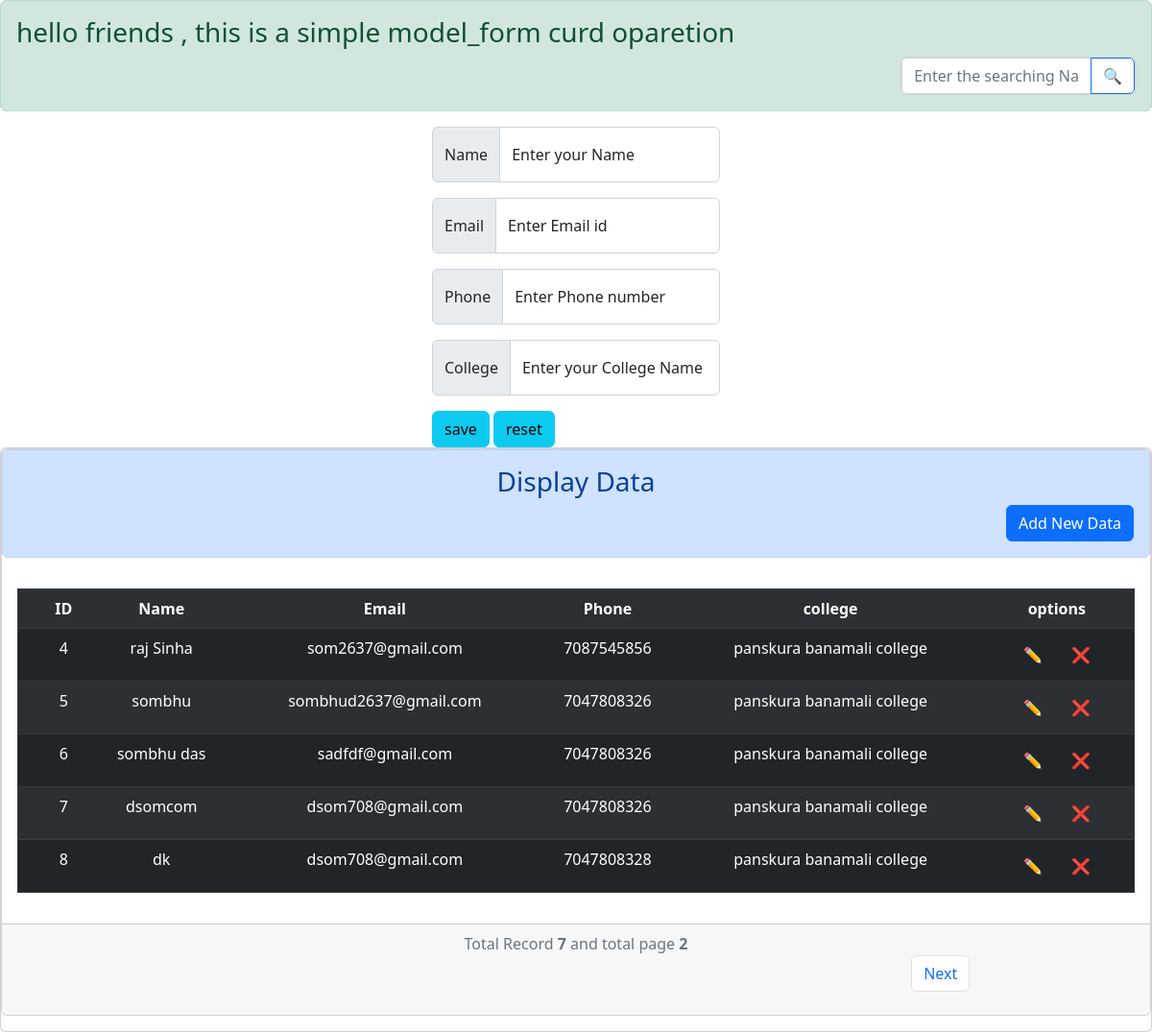
The page / on the database its author committed.
### p1/models.py (models this page shows)
class curd(models.Model):
	name=models.CharField(max_length=70)
	email=models.EmailField(max_length=80)
	phone=models.IntegerField()
	college=models.CharField(max_length=200)

### p1/views.py (the view)
# urls.py: path('' , views.show , name='show'),
def show(request):
	display=curd.objects.all() #return all record in database
	form=pr2() #return form
	logic=Paginator(display,5) #set logic
	s=logic.count
	p=logic.num_pages
	page_number=request.GET.get('page') #put data in page variable using GET method
	pagination=logic.get_page(page_number) #show page as your wish .
	return render(request , "index.html" , {  'form':form , 'data':pagination , 's': s ,'p':p })

### p1/forms.py
class pr2(forms.ModelForm):
	class Meta:
		model=curd
		fields= ("name" , "email", "phone", "college")
		widgets={
		  'name':forms.TextInput(attrs={'class':'form-control' , 'id':'floatingInputGroup1' ,'placeholder':'Name'}),
		  'email':forms.EmailInput(attrs={'class':'form-control' ,'id':'floatingInputGroup1' ,'placeholder':'Email'}),
		  'phone':forms.NumberInput( attrs={'class':'form-control' ,'id':'floatingInputGroup1' ,'placeholder':'Phone'}),
		  'college':forms.TextInput(attrs={'class':'form-control','id':'floatingInputGroup1' ,'placeholder':'college'}),
		}

### p1/templates/index.html (shortened to what this page needs)
<!doctype html>
<html lang="en">
  <head>
    <link href="https://cdn.jsdelivr.net/npm/bootstrap@5.2.3/dist/css/bootstrap.min.css" rel="stylesheet">
  </head>
  <body>
    <div class="curd">
     <div class="alert alert-success" role="alert">
   <h3>hello friends , this is a simple model_form curd oparetion</h3>
  <form  style="margin-left: 79%; " class="card text-center" method="POST" action="{% url 'search' %}">
    <div class="input-group">
  <input type="text"  class="form-control" placeholder="Enter the searching Name"  aria-describedby="button-addon2" name="search">
  <button class="btn btn-outline-primary" type="submit" id="button-addon2">🔍</button></div>
</form>
  </div>
    <form method="POST" action="{% url 'add'%}" class="col-sm-3 mx-auto" >
     <div class="input-group mb-3" aria-label="Small button group">
  <span class="input-group-text">Name</span>
  <div class="form-floating">
    {{form.name}}
    <label for="floatingInputGroup1">Enter your Name</label>
  </div>
</div>
<div class="input-group mb-3">
  <span class="input-group-text">Email</span>
  <div class="form-floating">
    {{form.email}}
    <label for="floatingInputGroup1">Enter Email id</label>
  </div>
</div>
<div class="input-group mb-3">
  <span class="input-group-text">Phone</span>
  <div class="form-floating">
   {{form.phone}}
    <label for="floatingInputGroup1">Enter Phone number</label>
  </div>
</div>
<div class="input-group mb-3">
  <span class="input-group-text">College</span>
  <div class="form-floating">
    {{form.college}}
    <label for="floatingInputGroup1"> Enter your College Name</label>
  </div>
</div>
    <button type="submit" class="btn btn-info" onclick="">save</button>
      <button type="reset" class="btn btn-info" >reset</button>
    </form>
  </div>
<div class="card">
    <div class="card text-center">
  <div  class="alert alert-primary" role="alert">
   <h3> Display Data</h3>
<div  class="text-end">
 <button  class="btn btn-primary" type="button" data-bs-toggle="offcanvas" data-bs-target="#offcanvasTop" aria-controls="offcanvasTop">Add New Data</button> </div>
  </div>
 {% block show%}
  <div class="card-body">
     <table border="" class="table table-dark table-striped">
        <th align="text-center">
          <td ><b>ID</b></td>
          <td ><b>Name</b></td>
          <td ><b>Email</b></td>
          <td ><b>Phone</b></td>
          <td><b>college</b></td>
          <td><b>options</b></td>
        </th>
          {% for i in data %}
        <tr>
            <td></td>
            <td>{{ i.id}}</td>
            <td>{{ i.name }}</td>
            <td>{{i.email}}</td>
            <td>{{i.phone}}</td>
            <td>{{i.college}}</td>
            <td>
              <span class="inline">
              <form  method="POST" action="{% url 'edit' i.id%}">
                  <button class="btn btn-outline-none" type="submit" >✏️</button>
             </form></span>
               <span class="inline">
               <button class="btn btn-outline-none" type="button" data-bs-toggle="offcanvas" data-bs-target="#offcanvasBottom" aria-controls="offcanvasBottom">❌</button>
                  </span>
                  </div>
                 </div>
            </td>
          </tr>
            {% endfor %}
  {% endblock %}
  <div class="card-footer text-muted">
{% block page%}
<nav aria-label="Page navigation example " style="">
   {% if s > 0 %}
  <div> Total Record <b> {{s}} </b>  and total page  <b>{{p}} </b> </div>
  <div style="margin-left:80%">
  <ul class="pagination">
    {% if data.has_next %}
    <li class="page-item"><a class="page-link" href="/?page={{ data.next_page_number}}">Next</a></li>
    {% endif %}
  </ul>
</div>
{% else %}
<div class="alert alert-danger d-flex align-items-center " role="alert">
  <div style="margin-left:45%">
    <b>⚠  Record not found</b>
  </div>
</div>
{% endif %}
</nav>
{%endblock%}
  </div>
    <div class="col-sm-5">
    </div>
  </body>
</html>

### p1/templates/index.html (style rules this page uses)
* { background: ; padding: 0; margin: 0; box-sizing: border-box; }
span.inline { border: ; display:inline-block; }

### rows shown on the page
curd: id "4", name "raj Sinha", email "som2637@gmail.com", phone "7087545856", college "panskura banamali college"
curd: id "5", name "sombhu", email "sombhud2637@gmail.com", phone "7047808326", college "panskura banamali college"
curd: id "6", name "sombhu das", email "sadfdf@gmail.com", phone "7047808326", college "panskura banamali college"
curd: id "7", name "dsomcom", email "dsom708@gmail.com", phone "7047808326", college "panskura banamali college"
curd: id "8", name "dk", email "dsom708@gmail.com", phone "7047808328", college "panskura banamali college"

### other values the page prints
{{ s }} "7"
{{ p }} "2"
